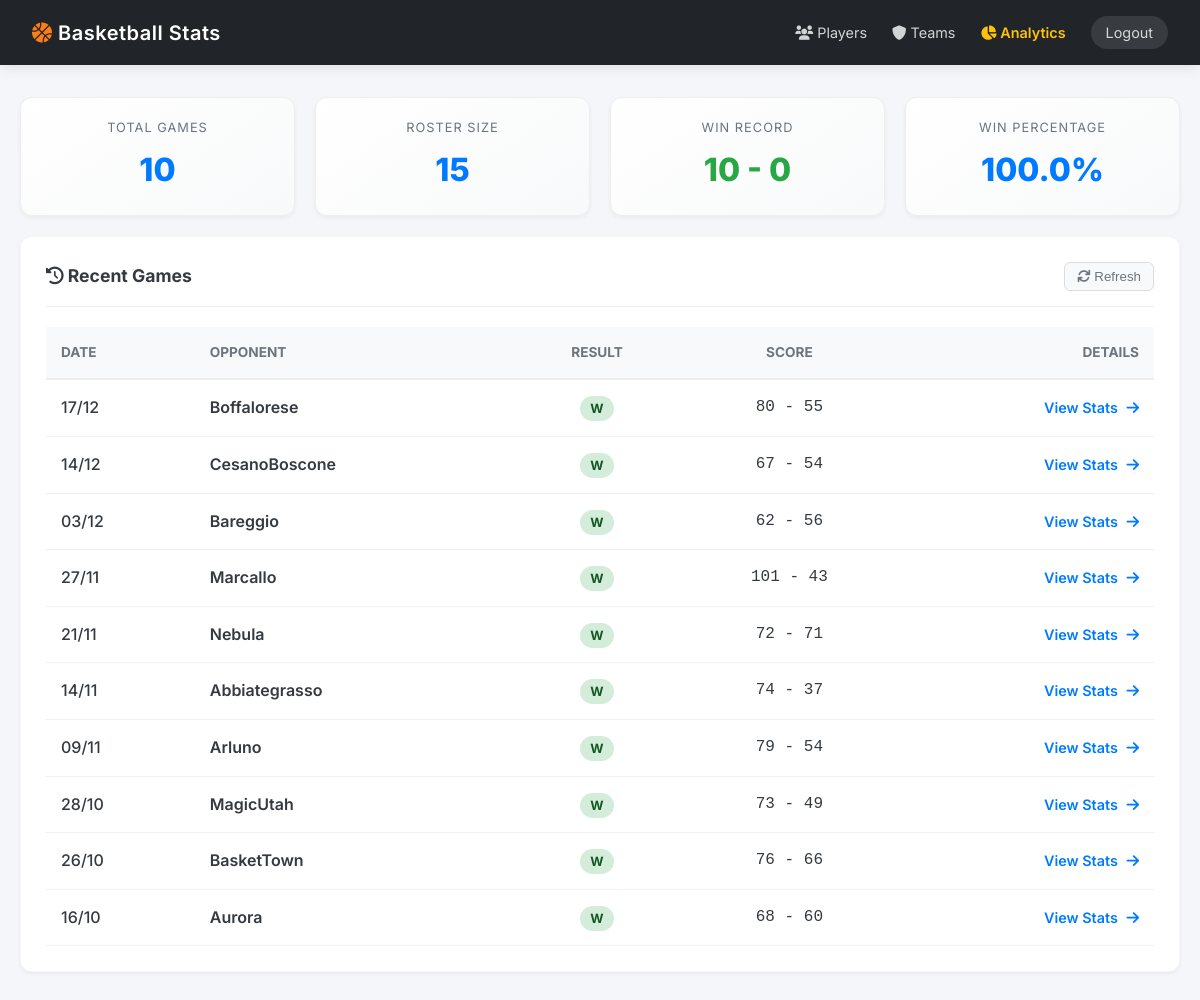
The page / (signed in) on the database its author committed.
### core/models.py (models this page shows)
class Game(db.Model):
    __tablename__ = "games"
    id = db.Column(db.Integer, primary_key=True)
    date = db.Column(db.String(10), nullable=False)
    opponent = db.Column(db.String(100), nullable=False)
    team_score = db.Column(db.Integer, nullable=False)
    opponent_score = db.Column(db.Integer, nullable=False)
    result = db.Column(db.String(1), nullable=False)
    game_type = db.Column(db.String(20), nullable=False)
    sort_date = db.Column(db.String(10), nullable=False)
    @property
    def score_display(self):
        return f"{self.team_score} - {self.opponent_score}"

### web/routes/main.py (the view)
@main_bp.route("/")
@login_required
def index():
    games = Game.query.order_by(Game.sort_date.desc()).all()
    total_games = len(games)
    total_players = db.session.query(PlayerStat.player_name).distinct().count()
    wins = sum(1 for g in games if g.result == "W")
    losses = sum(1 for g in games if g.result == "L")
    return render_template(
        "index.html",
        games=games,
        stats={
            "games": total_games,
            "players": total_players,
            "wins": wins,
            "losses": losses,
        },
    )

### web/__init__.py (called while the page is built)
def create_app(config_name: str = None) -> Flask:
    app = Flask(__name__)
    config = get_config(config_name)
    app.config.from_object(config)
    setup_logging(app, config)
    db.init_app(app)
    bcrypt.init_app(app)
    csrf.init_app(app)
    cache.init_app(app)
    limiter.init_app(app)
    login_manager.init_app(app)
    login_manager.login_view = "auth.login"
    login_manager.login_message = "Please log in to access this page."
    login_manager.login_message_category = "info"
    @login_manager.user_loader
    def load_user(user_id):
        return User.query.get(int(user_id))
    register_blueprints(app)
    return app

### web/templates/index.html (shortened to what this page needs)
<!doctype html>
<html lang="en">
    <head>
        <link
            rel="stylesheet"
            href="{{ url_for('static', filename='css/style.css') }}"
        />
        <link
            rel="stylesheet"
            href="https://cdnjs.cloudflare.com/ajax/libs/font-awesome/6.0.0/css/all.min.css"
        />
    </head>
    <body>
        <div class="header">
            <h1>
                <i class="fas fa-basketball-ball" style="color: #fd7e14"></i>
                Basketball Stats
            </h1>
            <div style="display: flex; gap: 25px; align-items: center">
                <a href="{{ url_for('main.players') }}"
                    ><i class="fas fa-users"></i> Players</a
                >
                <a href="{{ url_for('main.teams') }}"
                    ><i class="fas fa-shield-alt"></i> Teams</a
                >
                <a
                    href="{{ url_for('analytics.dashboard') }}"
                    style="color: #ffc107; font-weight: 600"
                    ><i class="fas fa-chart-pie"></i> Analytics</a
                >
                <a
                    href="{{ url_for('auth.logout') }}"
                    style="
                        background: rgba(255, 255, 255, 0.1);
                        padding: 5px 15px;
                        border-radius: 20px;
                    "
                    >Logout</a
                >
            </div>
        </div>
        <div class="container">
            <div class="metrics-row">
                <div class="metric-card">
                    <div class="label">Total Games</div>
                    <div class="value">{{ stats.games }}</div>
                </div>
                <div class="metric-card">
                    <div class="label">Roster Size</div>
                    <div class="value">{{ stats.players }}</div>
                </div>
                <div class="metric-card">
                    <div class="label">Win Record</div>
                    <div
                        class="value"
                        style="color: {{ 'var(--success)' if stats.wins > stats.losses else 'var(--primary)' }}"
                    >
                        {{ stats.wins }} - {{ stats.losses }}
                    </div>
                </div>
                <div class="metric-card">
                    <div class="label">Win Percentage</div>
                    <div class="value">
                        {% if stats.games > 0 %} {{ (stats.wins / stats.games *
                        100)|round(1) }}% {% else %} 0% {% endif %}
                    </div>
                </div>
            </div>
            <div class="panel">
                <div class="panel-header">
                    <h3><i class="fas fa-history"></i> Recent Games</h3>
                    <button
                        onclick="window.location.reload()"
                        style="
                            background: #f8f9fa;
                            border: 1px solid #ddd;
                            padding: 6px 12px;
                            border-radius: 6px;
                            cursor: pointer;
                            color: var(--text-muted);
                        "
                    >
                        <i class="fas fa-sync"></i> Refresh
                    </button>
                </div>
                <div style="overflow-x: auto">
                    <table style="width: 100%; border-collapse: collapse">
                        <thead>
                            <tr
                                style="
                                    background: #f8f9fa;
                                    border-bottom: 2px solid #eee;
                                "
                            >
                                <th
                                    style="
                                        padding: 15px;
                                        text-align: left;
                                        color: var(--text-muted);
                                        font-size: 0.85rem;
                                        text-transform: uppercase;
                                    "
                                >
                                    Date
                                </th>
                                <th
                                    style="
                                        padding: 15px;
                                        text-align: left;
                                        color: var(--text-muted);
                                        font-size: 0.85rem;
                                        text-transform: uppercase;
                                    "
                                >
                                    Opponent
                                </th>
                                <th
                                    style="
                                        padding: 15px;
                                        text-align: center;
                                        color: var(--text-muted);
                                        font-size: 0.85rem;
                                        text-transform: uppercase;
                                    "
                                >
                                    Result
                                </th>
                                <th
                                    style="
                                        padding: 15px;
                                        text-align: center;
                                        color: var(--text-muted);
                                        font-size: 0.85rem;
                                        text-transform: uppercase;
                                    "
                                >
                                    Score
                                </th>
                                <th
                                    style="
                                        padding: 15px;
                                        text-align: right;
                                        color: var(--text-muted);
                                        font-size: 0.85rem;
                                        text-transform: uppercase;
                                    "
                                >
                                    Details
                                </th>
                            </tr>
                        </thead>
                        <tbody>
                            {% for game in games %}
                            <tr
                                style="
                                    border-bottom: 1px solid #f1f1f1;
                                    transition: background 0.2s;
                                "
                            >
                                <td style="padding: 15px; font-weight: 500">
                                    {{ game.date }}
                                </td>
                                <td
                                    style="
                                        padding: 15px;
                                        font-weight: 600;
                                        color: var(--text-main);
                                    "
                                >
                                    {{ game.opponent }}
                                </td>
                                <td style="padding: 15px; text-align: center">
                                    <span
                                        style="padding: 5px 10px; border-radius: 20px; font-size: 0.8rem; font-weight: 700;
                                      background: {{ '#d4edda' if game.result == 'W' else '#f8d7da' }};
                                      color: {{ '#155724' if game.result == 'W' else '#721c24' }};"
                                    >
                                        {{ game.result }}
                                    </span>
                                </td>
                                <td
                                    style="
                                        padding: 15px;
                                        text-align: center;
                                        font-family: monospace;
                                        font-size: 1rem;
                                    "
                                >
                                    {{ game.score_display }}
                                </td>
                                <td style="padding: 15px; text-align: right">
                                    <a
                                        href="{{ url_for('main.game_detail', game_id=game.id) }}"
                                        style="
                                            color: var(--primary);
                                            text-decoration: none;
                                            font-weight: 600;
                                            font-size: 0.9rem;
                                        "
                                    >
                                        View Stats
                                        <i
                                            class="fas fa-arrow-right"
                                            style="margin-left: 5px"
                                        ></i>
                                    </a>
                                </td>
                            </tr>
                            {% endfor %}
                        </tbody>
                    </table>
                </div>
            </div>
        </div>
    </body>
</html>

### web/static/css/style.css (style rules this page uses)
:root { --primary: #007bff; --primary-dark: #0056b3; --secondary: #6c757d; --success: #28a745; --bg-body: #f4f6f9; --bg-card: #ffffff; --text-main: #343a40; --text-muted: #6c757d; --border-radius: 12px; --shadow-sm: 0 2px 4px rgba(0, 0, 0, 0.05); --shadow-md: 0 4px 12px rgba(0, 0, 0, 0.08); }
* { box-sizing: border-box; margin: 0; padding: 0; }
body { font-family: "Inter", -apple-system, BlinkMacSystemFont, "Segoe UI", Roboto, sans-serif; background-color: var(--bg-body); color: var(--text-main); line-height: 1.6; padding-bottom: 40px; }
.header { background: #212529; color: white; padding: 1rem 2rem; display: flex; justify-content: space-between; align-items: center; box-shadow: var(--shadow-md); position: sticky; top: 0; z-index: 1000; }
.header h1 { font-size: 1.25rem; font-weight: 600; letter-spacing: 0.5px; }
.header a { color: rgba(255, 255, 255, 0.8); text-decoration: none; font-size: 0.9rem; transition: 0.2s; }
.container { max-width: 1400px; margin: 2rem auto; padding: 0 20px; }
.panel { background: var(--bg-card); padding: 25px; border-radius: var(--border-radius); box-shadow: var(--shadow-sm); margin-bottom: 25px; border: 1px solid rgba(0, 0, 0, 0.03); }
.panel-header { display: flex; justify-content: space-between; align-items: center; margin-bottom: 20px; border-bottom: 1px solid #eee; padding-bottom: 15px; }
.panel h3 { font-size: 1.1rem; color: var(--text-main); font-weight: 700; margin: 0; }
.metrics-row { display: flex; gap: 20px; margin-bottom: 20px; }
.metric-card { flex: 1; background: linear-gradient(145deg, #ffffff, #f8f9fa); padding: 20px; border-radius: var(--border-radius); text-align: center; border: 1px solid #eee; box-shadow: var(--shadow-sm); }
.metric-card .label { font-size: 0.8rem; text-transform: uppercase; letter-spacing: 1px; color: var(--text-muted); margin-bottom: 5px; }
.metric-card .value { font-size: 2rem; font-weight: 800; color: var(--primary); }

### rows shown on the page
Game: date "17/12", opponent "Boffalorese", result "W", score_display "80 - 55"
Game: date "14/12", opponent "CesanoBoscone", result "W", score_display "67 - 54"
Game: date "03/12", opponent "Bareggio", result "W", score_display "62 - 56"
Game: date "27/11", opponent "Marcallo", result "W", score_display "101 - 43"
Game: date "21/11", opponent "Nebula", result "W", score_display "72 - 71"
Game: date "14/11", opponent "Abbiategrasso", result "W", score_display "74 - 37"
Game: date "09/11", opponent "Arluno", result "W", score_display "79 - 54"
Game: date "28/10", opponent "MagicUtah", result "W", score_display "73 - 49"
Game: date "26/10", opponent "BasketTown", result "W", score_display "76 - 66"
Game: date "16/10", opponent "Aurora", result "W", score_display "68 - 60"

### other values the page prints
{{ stats.games }} "10"
{{ stats.players }} "15"
{{ stats.wins }} "10"
{{ stats.losses }} "0"
{{ (stats.wins / stats.games *
                        100)|round(1) }} "100.0"
